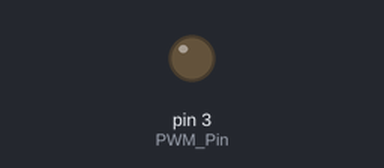
The sketch below on a simulated Arduino Uno, built with avr-gcc and run on an emulated ATmega328P. Shown: output pins drawn as LEDs (lit = HIGH).

Above: at 0.1 s.
At 19.8 s:
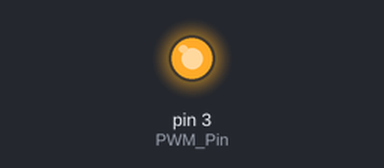
Timing chart, 0 to 40.0 s (numbered marks = the images above):
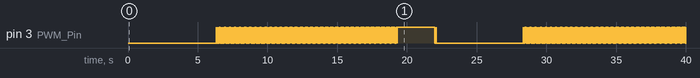

The sketch:

pwm_ard_bit.ino
```cpp
int PWM_Pin = 3; /* give PWM_Pin name to D3 pin */
// Perform initialization inside setup()
void setup()
{
pinMode(PWM_Pin,OUTPUT);  /*declare D3 pin as an output pin */
TCCR2B = TCCR2B & B11111000 | B00000111;
 /*set 30.64Hz Frequency */
}
void loop()
{
for(int i=0; i<220; i++){
  analogWrite(PWM_Pin,i);  /* Produce 50% duty cycle PWM on D3 */
  delay(100);
}
TCCR2B = TCCR2B & B11111000 | B00000111;
}
```
